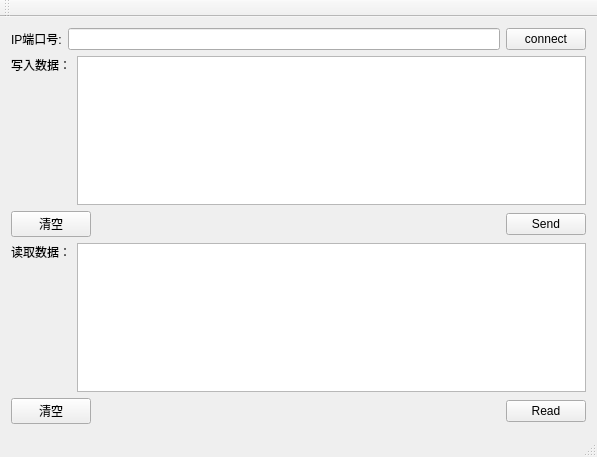
<?xml version="1.0" encoding="UTF-8"?>
<ui version="4.0">
 <class>ModbusTcpClient</class>
 <widget class="QMainWindow" name="ModbusTcpClient">
  <property name="geometry">
   <rect>
    <x>0</x>
    <y>0</y>
    <width>597</width>
    <height>457</height>
   </rect>
  </property>
  <property name="windowTitle">
   <string>ModbusTcpClient</string>
  </property>
  <widget class="QWidget" name="centralWidget">
   <layout class="QVBoxLayout" name="verticalLayout_3">
    <item>
     <layout class="QHBoxLayout" name="horizontalLayout">
      <item>
       <widget class="QLabel" name="label">
        <property name="text">
         <string>IP端口号:</string>
        </property>
       </widget>
      </item>
      <item>
       <widget class="QLineEdit" name="lineEdit"/>
      </item>
      <item>
       <widget class="QPushButton" name="connectButton">
        <property name="text">
         <string>connect</string>
        </property>
       </widget>
      </item>
     </layout>
    </item>
    <item>
     <layout class="QHBoxLayout" name="horizontalLayout_4">
      <item>
       <layout class="QVBoxLayout" name="verticalLayout">
        <item>
         <widget class="QLabel" name="label_2">
          <property name="text">
           <string>写入数据：</string>
          </property>
         </widget>
        </item>
        <item>
         <spacer name="verticalSpacer">
          <property name="orientation">
           <enum>Qt::Vertical</enum>
          </property>
          <property name="sizeHint" stdset="0">
           <size>
            <width>20</width>
            <height>40</height>
           </size>
          </property>
         </spacer>
        </item>
       </layout>
      </item>
      <item>
       <widget class="QTextEdit" name="textEdit"/>
      </item>
     </layout>
    </item>
    <item>
     <layout class="QHBoxLayout" name="horizontalLayout_3">
      <item>
       <widget class="QPushButton" name="sendButton_3">
        <property name="text">
         <string>清空</string>
        </property>
       </widget>
      </item>
      <item>
       <spacer name="horizontalSpacer">
        <property name="orientation">
         <enum>Qt::Horizontal</enum>
        </property>
        <property name="sizeHint" stdset="0">
         <size>
          <width>298</width>
          <height>20</height>
         </size>
        </property>
       </spacer>
      </item>
      <item>
       <widget class="QPushButton" name="sendButton">
        <property name="text">
         <string>Send</string>
        </property>
       </widget>
      </item>
     </layout>
    </item>
    <item>
     <layout class="QHBoxLayout" name="horizontalLayout_5">
      <item>
       <layout class="QVBoxLayout" name="verticalLayout_2">
        <item>
         <widget class="QLabel" name="label_3">
          <property name="text">
           <string>读取数据：</string>
          </property>
         </widget>
        </item>
        <item>
         <spacer name="verticalSpacer_2">
          <property name="orientation">
           <enum>Qt::Vertical</enum>
          </property>
          <property name="sizeHint" stdset="0">
           <size>
            <width>20</width>
            <height>48</height>
           </size>
          </property>
         </spacer>
        </item>
       </layout>
      </item>
      <item>
       <widget class="QTextEdit" name="textEdit_2"/>
      </item>
     </layout>
    </item>
    <item>
     <layout class="QHBoxLayout" name="horizontalLayout_2">
      <item>
       <widget class="QPushButton" name="sendButton_4">
        <property name="text">
         <string>清空</string>
        </property>
       </widget>
      </item>
      <item>
       <spacer name="horizontalSpacer_2">
        <property name="orientation">
         <enum>Qt::Horizontal</enum>
        </property>
        <property name="sizeHint" stdset="0">
         <size>
          <width>298</width>
          <height>20</height>
         </size>
        </property>
       </spacer>
      </item>
      <item>
       <widget class="QPushButton" name="readButton">
        <property name="text">
         <string>Read</string>
        </property>
       </widget>
      </item>
     </layout>
    </item>
   </layout>
  </widget>
  <widget class="QMenuBar" name="menuBar">
   <property name="geometry">
    <rect>
     <x>0</x>
     <y>0</y>
     <width>597</width>
     <height>25</height>
    </rect>
   </property>
  </widget>
  <widget class="QToolBar" name="mainToolBar">
   <attribute name="toolBarArea">
    <enum>TopToolBarArea</enum>
   </attribute>
   <attribute name="toolBarBreak">
    <bool>false</bool>
   </attribute>
  </widget>
  <widget class="QStatusBar" name="statusBar"/>
 </widget>
 <layoutdefault spacing="6" margin="11"/>
 <resources/>
 <connections/>
</ui>
